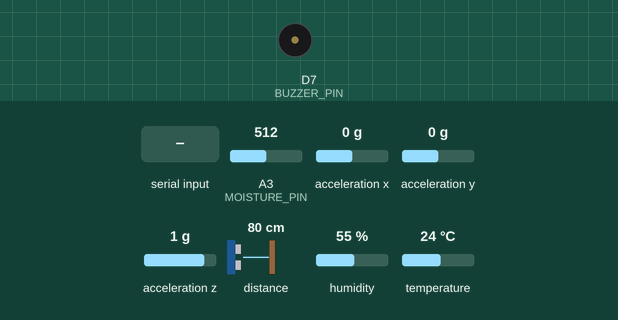
Recording of a sketch running on a simulated Arduino Uno R4 WiFi. On the bench: buzzer (waves = sounding, pin HIGH). Inputs (shaded band) come from the test bench; at power-on: A3 (MOISTURE_PIN) = 512, acceleration x 0 g, acceleration y 0 g, acceleration z 1 g, distance to the obstacle 80 cm, humidity 55 %, temperature 24 °C. What the sketch prints to the serial monitor is not drawn.

Above: at 3.7 s.
3.8 s: "BUZZ TEST\n" received over Serial
At 4.9 s:
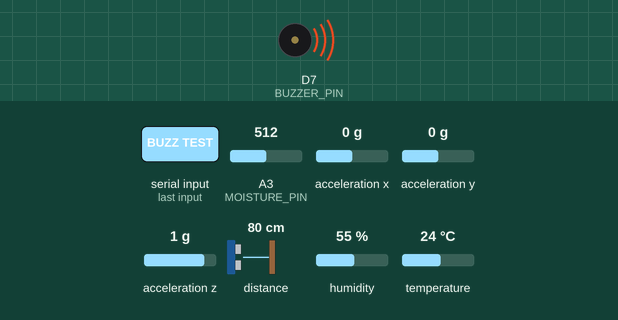
Timing chart, 0 to 8.6 s (numbered marks = the images above; inputs shaded):
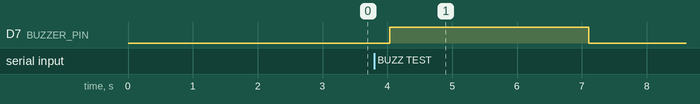

The sketch:

hydrowatch.ino
```cpp
#include <Arduino_Modulino.h>
#include <DHT.h>
#include "firmware/model.h"

ModulinoDistance distance;
ModulinoMovement movement;
DHT dht(2, DHT11);

// Moisture sensor on analog pin A3
const int MOISTURE_PIN = A3;

// ---- Buzzer alarm on D7 (MCU-local: sounds even if Linux/network die) ----
// BUZZER_ACTIVE=true  -> active buzzer or buzzer module (makes its own tone)
// BUZZER_ACTIVE=false -> passive buzzer (we drive a square wave instead)
const int BUZZER_PIN = 7;
const bool BUZZER_ACTIVE = true;
const int BUZZER_ON_LEVEL = HIGH;   // flip to LOW for active-low trigger modules

// Alarm policy: probability must be high, SUSTAINED, and corroborated.
const float P_ALARM_ON    = 0.70f;  // arm threshold
const float P_ALARM_OFF   = 0.55f;  // release threshold (hysteresis, no chatter)
const int   ARM_LOOPS     = 8;      // 8 x 0.5 s = 4 s sustained to latch
const float RISE_ARM_MM_S = 0.1f;   // water must be moving (6 mm/min): stops a
                                    // frozen/bench-mounted ToF from howling

// ---- On-MCU flood classifier v2 (quantized forest, see model.h) ----
// 9 features, mirroring sensor_sim.py v2:
//   f_moisture_wet      8 s mean of (1023 - moisture_raw)
//   f_moisture_slope    wetness change over 8 s (counts/s)
//   f_dist_mm           2.5 s mean of ToF distance
//   f_water_rise_mm_s   water rise over 8 s (mm/s, >= 0)
//   f_temp_c, f_humidity DHT11 (nominal until first valid read)
//   f_imu_peak_mg       8 s PEAK of | |a|-1g | (transient survives a peak;
//                       a mean dilutes a debris strike into the noise floor)
//   f_sat_rain          NASA-observed rain, 0..1 (confirmation channel)
//   f_fc_rain           forecast rain, 0..1 (lead-time channel)
// Weather arrives from the Linux side as "SKY sat=X fc=Y" lines; until the
// first one arrives the model assumes dry sky (0/0) — the safe default.
const int WET_WIN = 16;   // 16 loops x 0.5 s = 8 s
const int DIST_WIN = 5;   // 5 loops x 0.5 s = 2.5 s
const float LOOP_S = 0.5f;
const float WIN_S = 8.0f;

float wetHist[WET_WIN];
float distHist[DIST_WIN];
float imuDevHist[WET_WIN];
int histIdx = 0;
bool wetFilled = false, distFilled = false;

float wetMean = 0.0f, distMean = 877.0f;
float wetMean8sAgo = 0.0f, distMean8sAgo = 877.0f;
bool slopeValid = false;
unsigned long loopCount = 0;

float lastGoodMm = 877.0f;
float humidity = NAN;
float tempC = NAN;

// Bridged weather features (Linux -> MCU via SKY lines)
float satRain = 0.0f;
float fcRain = 0.0f;
bool skyReceived = false;

// Buzzer alarm state
bool alarmOn = false;
int aboveCnt = 0;
int patternSlot = 0;
unsigned long testUntil = 0;   // >0 while a BUZZ TEST self-test is sounding

// Serial input line buffer (non-blocking parse)
char inBuf[64];
int inLen = 0;

// Nominal DHT values used until the sensor produces a valid reading
const float NOMINAL_TEMP_C = 22.0f;
const float NOMINAL_HUM = 45.0f;

void buzzOn() {
  if (BUZZER_ACTIVE) digitalWrite(BUZZER_PIN, BUZZER_ON_LEVEL);
  else tone(BUZZER_PIN, 2700);
}

void buzzOff() {
  if (BUZZER_ACTIVE) digitalWrite(BUZZER_PIN, !BUZZER_ON_LEVEL);
  else noTone(BUZZER_PIN);
}

void setup() {
  Serial.begin(115200);
  delay(2500);   // Zephyr boot: let the serial monitor attach

  pinMode(BUZZER_PIN, OUTPUT);
  buzzOff();     // ensure silent at boot

  Modulino.begin();

  if (distance.begin()) {
    Serial.println("MODULINO_DISTANCE OK");
  } else {
    Serial.println("MODULINO_DISTANCE NOT FOUND - check QWIIC cable");
  }

  if (movement.begin()) {
    Serial.println("MODULINO_MOVEMENT OK");
  } else {
    Serial.println("MODULINO_MOVEMENT NOT FOUND - check QWIIC chain");
  }

  dht.begin();
  Serial.println("DHT11 on D2 READY");
  Serial.println("A3 MOISTURE READY");
  Serial.println("HW_MODEL: quantized forest v2 loaded (9 features)");
  Serial.println("---- hydrowatch start ----");
}

// Parse "SKY sat=0.42 fc=0.18" lines from the Linux side
void handleSerialInput() {
  while (Serial.available() > 0) {
    char c = (char)Serial.read();
    if (c == '\n' || c == '\r') {
      if (inLen > 0) {
        inBuf[inLen] = '\0';
        float s, f;
        if (sscanf(inBuf, "SKY sat=%f fc=%f", &s, &f) == 2) {
          satRain = s;
          fcRain = f;
          if (!skyReceived) {
            skyReceived = true;
            Serial.println("SKY LINK UP");
          }
        } else if (strcmp(inBuf, "BUZZ TEST") == 0) {
          testUntil = millis() + 3000;   // 3 s sounder self-test
          Serial.println("BUZZ TEST ACK");
        }
        inLen = 0;
      }
    } else if (inLen < 63) {
      inBuf[inLen++] = c;
    } else {
      inLen = 0;  // overflow guard: drop the line
    }
  }
}

void loop() {
  handleSerialInput();

  int moistureRaw = analogRead(MOISTURE_PIN);

  // ModulinoDistance returns millimetres; -1 means no new sample this cycle
  int mm = distance.available() ? distance.get() : -1;
  if (mm > 0) lastGoodMm = (float)mm;

  // Movement (IMU): acceleration in milli-g, ~1000 mg = 1 g
  movement.update();
  float ax = movement.getX() * 1000.0f;
  float ay = movement.getY() * 1000.0f;
  float az = movement.getZ() * 1000.0f;
  // All-zero vector = module dropped off the I2C bus (observed failure mode):
  // report deviation 0 so the model recognizes the fault state it was
  // trained on, instead of a fake 1000 mg "impact".
  bool imuDead = (ax == 0.0f && ay == 0.0f && az == 0.0f);
  float mag = sqrtf(ax * ax + ay * ay + az * az);
  float dev = imuDead ? 0.0f : fabsf(mag - 1000.0f);

  if (loopCount % 4 == 0) {
    float h = dht.readHumidity();
    float t = dht.readTemperature();
    if (!isnan(h)) humidity = h;
    if (!isnan(t)) tempC = t;
  }
  loopCount++;

  // ---- Maintain circular windows ----
  wetHist[histIdx % WET_WIN] = 1023.0f - (float)moistureRaw;
  distHist[histIdx % DIST_WIN] = lastGoodMm;
  imuDevHist[histIdx % WET_WIN] = dev;
  histIdx++;
  if (histIdx >= WET_WIN) wetFilled = true;
  if (histIdx >= DIST_WIN) distFilled = true;

  if (wetFilled) {
    // Snapshot BEFORE refreshing so slopes span two distinct 8 s windows
    if (loopCount % 16 == 0) {
      wetMean8sAgo = wetMean;
      distMean8sAgo = distMean;
      slopeValid = true;
    }
    float s = 0;
    for (int i = 0; i < WET_WIN; ++i) s += wetHist[i];
    wetMean = s / WET_WIN;
    if (distFilled) {
      float s2 = 0;
      for (int i = 0; i < DIST_WIN; ++i) s2 += distHist[i];
      distMean = s2 / DIST_WIN;
    }
  }

  // ---- Feature vector ----
  float f_moisture_wet = wetFilled ? wetMean : (1023.0f - (float)moistureRaw);
  float f_moisture_slope = slopeValid ? (wetMean - wetMean8sAgo) / WIN_S : 0.0f;
  float f_dist_mm = distFilled ? distMean : lastGoodMm;
  float f_water_rise = slopeValid ? (distMean8sAgo - distMean) / WIN_S : 0.0f;
  if (f_water_rise < 0) f_water_rise = 0;
  if (f_moisture_slope < -100) f_moisture_slope = -100;
  if (f_moisture_slope > 100) f_moisture_slope = 100;

  float f_imu_peak = 0;
  if (wetFilled) {
    for (int i = 0; i < WET_WIN; ++i) if (imuDevHist[i] > f_imu_peak) f_imu_peak = imuDevHist[i];
  }

  float feats[HW_FEATURE_COUNT] = {
    f_moisture_wet,
    f_moisture_slope,
    f_dist_mm,
    f_water_rise,
    isnan(tempC) ? NOMINAL_TEMP_C : tempC,
    isnan(humidity) ? NOMINAL_HUM : humidity,
    f_imu_peak,
    satRain,
    fcRain,
  };

  // ---- On-MCU inference (gated until feature windows are valid) ----
  int mcls = -1;
  float pFlood = -1.0f;
  if (wetFilled && distFilled && slopeValid) {
    int votes[HW_CLASS_COUNT];
    mcls = HW_MODEL_predict(feats, votes);
    int floodVotes = votes[2] + votes[3];
    int totalVotes = 0;
    for (int c = 0; c < HW_CLASS_COUNT; ++c) totalVotes += votes[c];
    pFlood = totalVotes > 0 ? (float)floodVotes / (float)totalVotes : 0.0f;
  }

  // ---- Buzzer alarm state machine (D7) ----
  if (pFlood < 0) {
    aboveCnt = 0;   // warming up: silent, no arm progress
  } else if (!alarmOn) {
    bool corroborated = (f_water_rise >= RISE_ARM_MM_S) || (mcls == 3);
    if (pFlood >= P_ALARM_ON && corroborated) aboveCnt++;
    else aboveCnt = 0;
    if (aboveCnt >= ARM_LOOPS) { alarmOn = true; patternSlot = 0; }
  } else if (pFlood < P_ALARM_OFF) {
    alarmOn = false;
  }

  bool testActive = millis() < testUntil;
  if (testActive) {
    patternSlot++;
    buzzOn();                                        // self-test: continuous 3 s
  } else if (alarmOn && pFlood >= 0) {
    patternSlot++;
    bool on;
    if (mcls == 3) on = true;                        // debris impact: continuous siren
    else if (mcls == 2) on = (patternSlot % 3) != 0; // flood rise: 1 s on / 0.5 s off
    else on = (patternSlot % 4) == 1;                // other: 0.5 s on / 1.5 s off
    if (on) buzzOn(); else buzzOff();
  } else {
    buzzOff();
  }

  Serial.print("moisture=");
  Serial.print(moistureRaw);
  Serial.print(" | distance_mm=");
  Serial.print(mm);
  Serial.print(" | humidity=");
  Serial.print(isnan(humidity) ? -1 : (int)round(humidity));
  Serial.print(" | temp_c=");
  Serial.print(isnan(tempC) ? -999 : (int)round(tempC));
  Serial.print(" | ax=");
  Serial.print((long)ax);
  Serial.print(" | ay=");
  Serial.print((long)ay);
  Serial.print(" | az=");
  Serial.print((long)az);
  Serial.print(" | p_flood=");
  if (pFlood < 0) Serial.print("-1"); else Serial.print(pFlood, 3);
  Serial.print(" | mcls=");
  Serial.print(mcls);
  Serial.print(" | imu_peak=");
  Serial.print((int)f_imu_peak);
  Serial.print(" | buzz=");
  Serial.print((alarmOn || millis() < testUntil) ? "on" : "off");
  Serial.print(" | sky=");
  if (skyReceived) {
    Serial.print(satRain, 2);
    Serial.print("/");
    Serial.println(fcRain, 2);
  } else {
    Serial.println("none");
  }

  delay(500);
}
```

Source omitted: model.h (data table, 86166 bytes)

Measured:
- after the input at 3.8 s, D7 (BUZZER_PIN): LOW → HIGH after 0.24 s, → LOW 3.1 s later
